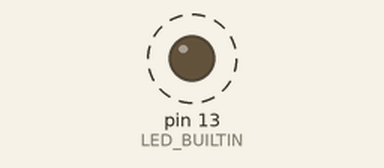
Recording of a sketch running on a simulated Arduino Uno, built with avr-gcc and run on an emulated ATmega328P. On the bench: output pins drawn as LEDs (lit = HIGH). Dashed ring = blinking.

Above: at 0.15 s.
Timing chart, 0 to 3.0 s (numbered marks = the images above):
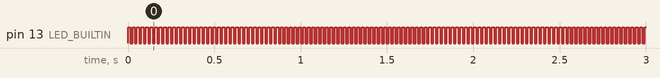

The sketch:

blink.ino
```cpp
void setup()
{
	pinMode(LED_BUILTIN, OUTPUT);
}

void loop()
{
	digitalWrite(LED_BUILTIN, HIGH);
	delay(13);
	digitalWrite(LED_BUILTIN, LOW);
	delay(13);
}
```

SongPro.ino
```cpp

```

Measured:
- by itself, pin 13 (LED_BUILTIN): alternates HIGH for 0.01 s and LOW for 0.01 s
